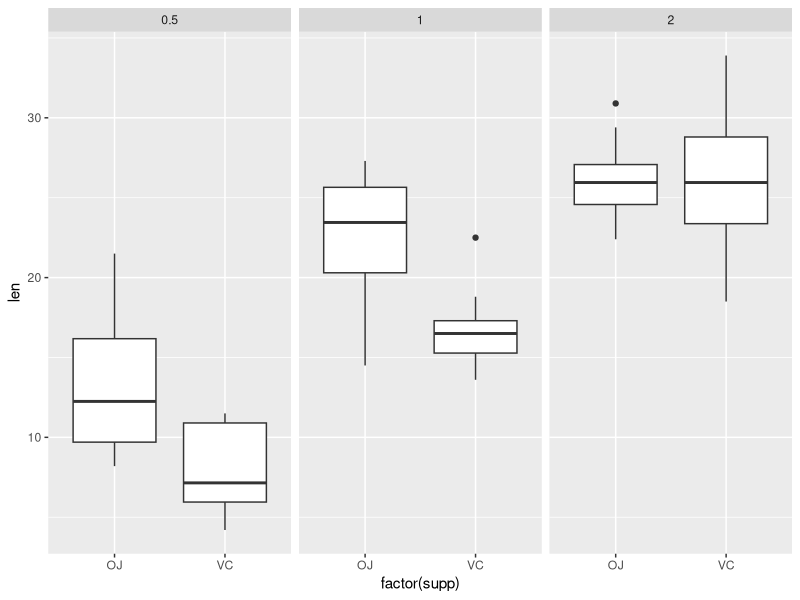

The R script that drew this image:
## ---- chunk 1
library(ggplot2)
data(ToothGrowth)
head(ToothGrowth)
## ---- chunk 2
ggplot(ToothGrowth, aes(factor(supp), len)) + geom_boxplot() + facet_grid(. ~ dose)
## ---- chunk 3
summary(ToothGrowth)

aggregate(ToothGrowth$len, by=list(ToothGrowth$supp, ToothGrowth$dose), FUN=mean)

aggregate(ToothGrowth$len, by=list(ToothGrowth$supp, ToothGrowth$dose), FUN=sd)
## ---- chunk 4
OJ0.5 <- subset(ToothGrowth, supp == "OJ" & dose == 0.5)
VC0.5 <- subset(ToothGrowth, supp == "VC" & dose == 0.5)
OJ1 <- subset(ToothGrowth, supp == "OJ" & dose == 1)
VC1 <- subset(ToothGrowth, supp == "VC" & dose == 1)
OJ2 <- subset(ToothGrowth, supp == "OJ" & dose == 2)
VC2 <- subset(ToothGrowth, supp == "VC" & dose == 2)
## ---- chunk 5
t.test(OJ0.5$len - VC0.5$len, paired = FALSE, var.equal = FALSE)
t.test(OJ1$len - VC1$len, paired = FALSE, var.equal = FALSE)
t.test(OJ2$len - VC2$len, paired = FALSE, var.equal = FALSE)
